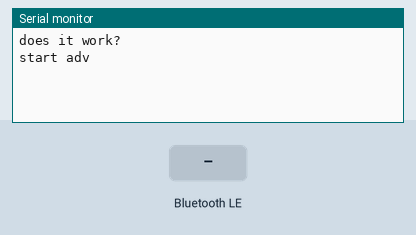
Recording of a sketch running on a simulated ESP32. Parts: the last lines printed to the serial monitor. Inputs (shaded band) come from the test bench. Nothing arrives over Bluetooth unless stated; a phone connects over Bluetooth LE 3 s after start.

Above: at 1.2 s.
1.3 s: Bluetooth LE write "1" received
At 1.8 s:
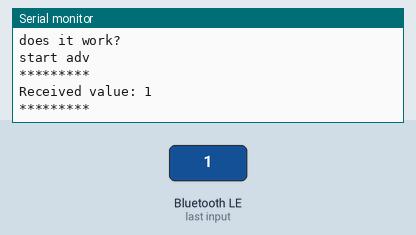
2.8 s: Bluetooth LE write "0" received
At 4.0 s:
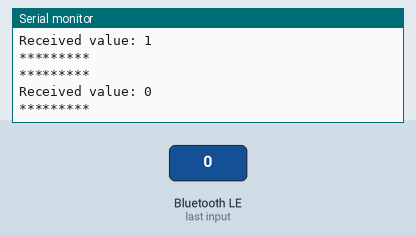
4.3 s: Bluetooth LE write "2" received
At 5.2 s:
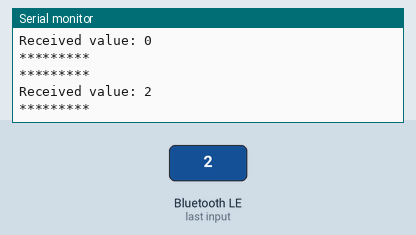

Measured:
- after the input at 1.3 s, the serial monitor: prints a new line at once (image 1)
- after the input at 2.8 s, the serial monitor: prints a new line at once (image 2)
- after the input at 4.3 s, the serial monitor: prints a new line at once (image 3)

The sketch:

server.ino
```cpp
/*
    Based on Neil Kolban example for IDF: https://github.com/nkolban/esp32-snippets/blob/master/cpp_utils/tests/BLE%20Tests/SampleWrite.cpp
    Ported to Arduino ESP32 by Evandro Copercini
*/

#include <BLEDevice.h>
#include <BLEUtils.h>
#include <BLEServer.h>

// See the following for generating UUIDs:
// https://www.uuidgenerator.net/

#define SERVICE_UUID           "6E400001-B5A3-F393-E0A9-E50E24DCCA9E" // UART service UUID
#define CHARACTERISTIC_UUID_RX "6E400002-B5A3-F393-E0A9-E50E24DCCA9E"
#define CHARACTERISTIC_UUID_TX "6E400003-B5A3-F393-E0A9-E50E24DCCA9E"

//#define SERVICE_UUID        "4fafc201-1fb5-459e-8fcc-c5c9c331914b"
//#define CHARACTERISTIC_UUID "beb5483e-36e1-4688-b7f5-ea07361b26a8"


class MyCallbacks: public BLECharacteristicCallbacks {
    void onWrite(BLECharacteristic *pCharacteristic) {
      std::string value = pCharacteristic->getValue();

      if (value.length() > 0) {
        Serial.println("*********");
        Serial.print("Received value: ");
        for (int i = 0; i < value.length(); i++)
          Serial.print(value[i]);

        Serial.println();
        Serial.println("*********");
      }
    }
};

void setup() {
  Serial.begin(115200);
  Serial.println("does it work?");

  BLEDevice::init("HackMe");
  BLEServer *pServer = BLEDevice::createServer();

  BLEService *pService = pServer->createService(SERVICE_UUID);

  BLECharacteristic *pCharacteristic = pService->createCharacteristic(
                                         CHARACTERISTIC_UUID_RX,
                                         //BLECharacteristic::PROPERTY_READ |
                                         BLECharacteristic::PROPERTY_WRITE
                                       );

  pCharacteristic->setCallbacks(new MyCallbacks());

  //pCharacteristic->setValue("Hello World");
  pService->start();

  BLEAdvertising *pAdvertising = pServer->getAdvertising();
  pAdvertising->start();
  Serial.println("start adv");
}

void loop() {
  // put your main code here, to run repeatedly:
  delay(2000);
}
```
